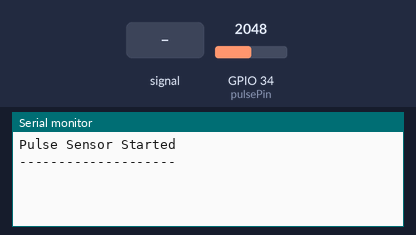
A sketch run on a simulated ESP32. Parts: the last lines printed to the serial monitor. Inputs (shaded band) come from the test bench; at power-on: GPIO 34 (pulsePin) = 2048.

Above: at 1.2 s.
1.3 s: GPIO 34 (pulsePin) fed a 200 Hz sine of ±1023 counts around its level
At 1.9 s:
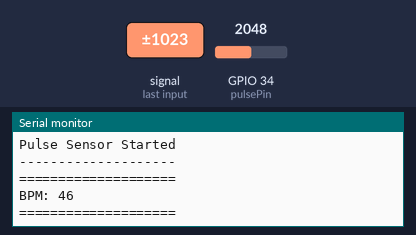
2.8 s: GPIO 34 (pulsePin) fed a 2 Hz sine of ±1228 counts around its level
At 6.5 s:
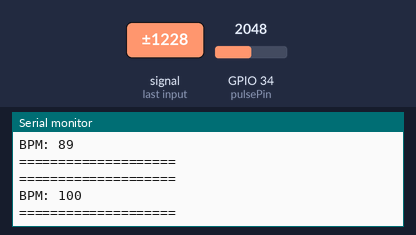
Timing chart, 0 to 8.0 s (numbered marks = the images above; inputs shaded):
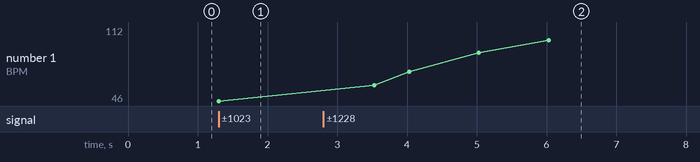

The sketch:

FINAL_WORKING_SENDER.ino
```cpp
#include <WiFi.h>
#include <esp_now.h>

const int pulsePin = 34;
const int THRESHOLD = 2500;

bool beatDetected = false;

unsigned long lastBeatTime = 0;

float bpm = 0;
float displayedBPM = 0;

// RECEIVER MAC ADDRESS
uint8_t receiverMAC[] = {0x8C, 0x4F, 0x00, 0x2F, 0xDD, 0xD0};

typedef struct {
  int bpm;
} PulseData;

PulseData data;

void setup() {
  Serial.begin(115200);

  WiFi.mode(WIFI_STA);

  if (esp_now_init() != ESP_OK) {
    Serial.println("ESP-NOW Init Failed");
    return;
  }

  esp_now_peer_info_t peerInfo = {};
  memcpy(peerInfo.peer_addr, receiverMAC, 6);
  peerInfo.channel = 0;
  peerInfo.encrypt = false;

  if (esp_now_add_peer(&peerInfo) != ESP_OK) {
    Serial.println("Failed to add peer");
    return;
  }

  Serial.println("Pulse Sensor Started");
  Serial.println("--------------------");
}

void loop() {

  int signal = analogRead(pulsePin);

  // Detect heartbeat
  if (signal > THRESHOLD && !beatDetected) {

    beatDetected = true;

    unsigned long now = millis();
    unsigned long beatInterval = now - lastBeatTime;

    lastBeatTime = now;

    // Accept only realistic BPM values
    if (beatInterval > 300 && beatInterval < 1500) {

      float newBPM = 60000.0 / beatInterval;

      // Smooth reading
      if (bpm == 0) {
        bpm = newBPM;
      } else {
        bpm = bpm * 0.8 + newBPM * 0.2;
      }

      data.bpm = (int)bpm;

      esp_now_send(receiverMAC, (uint8_t *)&data, sizeof(data));

      // Only display significant changes
      if (abs(bpm - displayedBPM) >= 10) {

        displayedBPM = bpm;

        Serial.println();
        Serial.println("====================");
        Serial.print("BPM: ");
        Serial.println((int)bpm);
        Serial.println("====================");
      }
    }
  }

  // Wait until signal drops before detecting next beat
  if (signal < THRESHOLD - 200) {
    beatDetected = false;
  }
}
```

Measured:
- after the input at 1.3 s, the serial monitor: prints a new line at once (image 1)
- after the input at 2.8 s, the serial monitor: prints a new line after 0.73 s (image 2)
- plotted number 1: 46 → 112 after the input at 2.8 s
